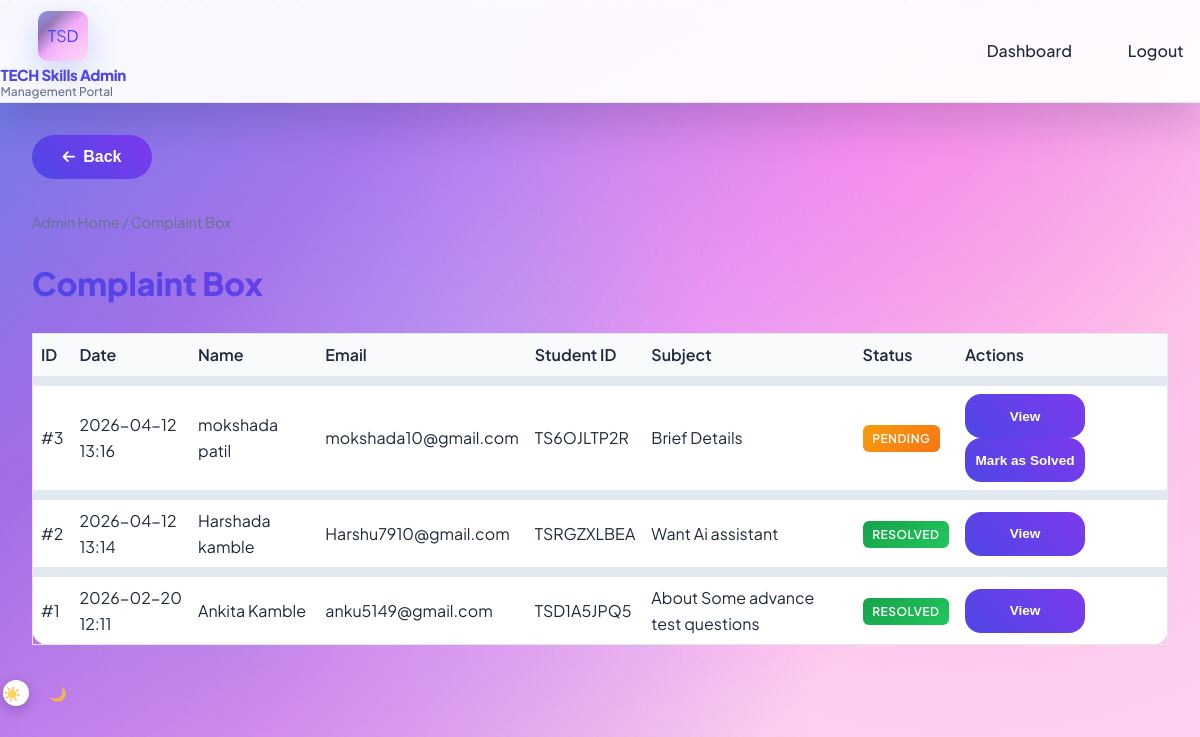
/admin/complaints (signed in), run on an earlier commit of the app's database.
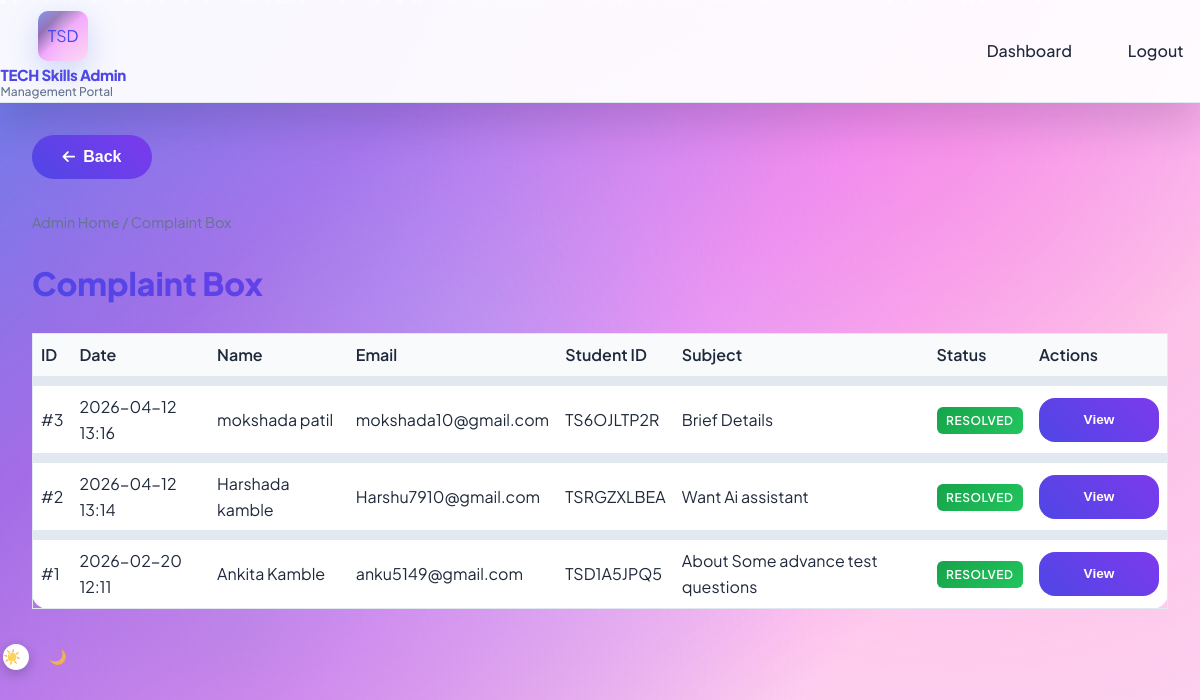
And on a later commit of the database.
### models.py (models this page shows, shortened)
class Complaint(db.Model):
    __tablename__ = "complaints"
    id = db.Column(db.Integer, primary_key=True)
    user_id = db.Column(db.Integer, db.ForeignKey("users.id"), nullable=True)  # Can be anonymous
    name = db.Column(db.String(120), nullable=False)
    email = db.Column(db.String(120), nullable=False)
    subject = db.Column(db.String(200), nullable=False)
    message = db.Column(db.Text, nullable=False)
    status = db.Column(db.String(20), default="pending")  # pending, resolved
    created_at = db.Column(db.DateTime, default=datetime.utcnow)
    user = db.relationship("User", backref=db.backref("complaints", lazy="dynamic"))

class User(UserMixin, db.Model):
    __tablename__ = "users"
    id = db.Column(db.Integer, primary_key=True)
    username = db.Column(db.String(80), unique=True, nullable=False)
    email = db.Column(db.String(120), unique=True, nullable=False)
    password_hash = db.Column(db.String(256), nullable=False)
    full_name = db.Column(db.String(120), nullable=True)
    role = db.Column(db.String(20), default="student")  # student | admin
    student_id = db.Column(db.String(20), unique=True, nullable=True)  # Unique identification code
    created_at = db.Column(db.DateTime, default=datetime.utcnow)

### app.py (the view)
@app.route("/admin/complaints")
@login_required
@admin_required
def admin_complaints():
    complaints = Complaint.query.order_by(Complaint.created_at.desc()).all()
    return render_template("admin/admin_complaints.html", complaints=complaints)

### app.py (called while the page is built)
@login_manager.user_loader
def load_user(user_id):
    if user_id is None:
        return None
    try:
        return User.query.get(int(user_id))
    except (ValueError, TypeError):
        return None

def admin_required(f):
    @wraps(f)
    def decorated(*args, **kwargs):
        if not current_user.is_authenticated or current_user.role != "admin":
            flash("Admin access required.", "error")
            return redirect(url_for("admin_login"))
        return f(*args, **kwargs)
    return decorated

### templates/admin/admin_complaints.html (shortened to what this page needs)
{% extends "base.html" %}
{% block content %}
<nav class="breadcrumb"><a href="{{ url_for('admin_dashboard') }}">Admin Home</a> / Complaint Box</nav>
<h1 class="page-title">Complaint Box</h1>
<div class="admin-table-wrap">
    <table class="admin-table">
        <thead>
            <tr>
                <th>ID</th>
                <th>Date</th>
                <th>Name</th>
                <th>Email</th>
                <th>Student ID</th>
                <th>Subject</th>
                <th>Status</th>
                <th>Actions</th>
            </tr>
        </thead>
        <tbody>
            {% for comp in complaints %}
            <tr>
                <td>#{{ comp.id }}</td>
                <td>{{ comp.created_at.strftime('%Y-%m-%d %H:%M') }}</td>
                <td>{{ comp.name }}</td>
                <td>{{ comp.email }}</td>
                <td>
                    {% if comp.user %}
                        {{ comp.user.student_id or comp.user.id }}
                    {% else %}
                        —
                    {% endif %}
                </td>
                <td>{{ comp.subject }}</td>
                <td>
                    <span class="badge {% if comp.status == 'resolved' %}badge-success{% else %}badge-pending{% endif %}">
                        {{ comp.status }}
                    </span>
                </td>
                <td>
                    <button type="button" class="btn btn-secondary" onclick="showComplaint({{ comp.id }}, '{{ comp.message|replace("'", "\\'") }}')" style="padding: 0.3rem 0.6rem; font-size: 0.85rem;">View</button>
                    {% if comp.status == 'pending' %}
                    <form method="post" action="{{ url_for('admin_complaint_resolve', complaint_id=comp.id) }}" style="display: inline;">
                        <button type="submit" class="btn btn-primary" style="padding: 0.3rem 0.6rem; font-size: 0.85rem;">Mark as Solved</button>
                    </form>
                    {% endif %}
                </td>
            </tr>
            {% endfor %}
        </tbody>
    </table>
</div>
{% endblock %}

What changed in the data, as far as the page shows it:
changed Complaint "mokshada patil": status "PENDING" → "RESOLVED"; no longer shows "Mark as Solved"
